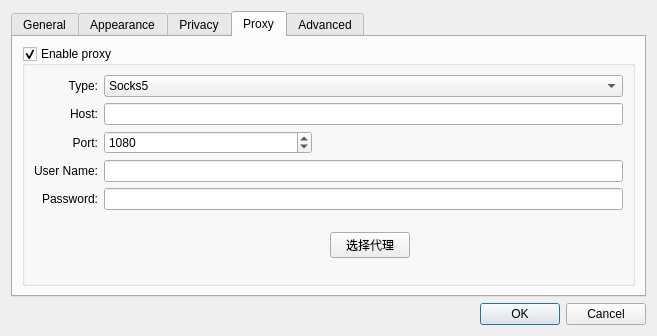
<?xml version="1.0" encoding="UTF-8"?>
<ui version="4.0">
 <class>Settings</class>
 <widget class="QDialog" name="Settings">
  <property name="geometry">
   <rect>
    <x>0</x>
    <y>0</y>
    <width>657</width>
    <height>336</height>
   </rect>
  </property>
  <property name="windowTitle">
   <string>Settings</string>
  </property>
  <layout class="QGridLayout" name="gridLayout">
   <item row="2" column="0">
    <widget class="QDialogButtonBox" name="buttonBox">
     <property name="orientation">
      <enum>Qt::Horizontal</enum>
     </property>
     <property name="standardButtons">
      <set>QDialogButtonBox::Cancel|QDialogButtonBox::Ok</set>
     </property>
    </widget>
   </item>
   <item row="1" column="0">
    <widget class="QTabWidget" name="tabWidget">
     <property name="currentIndex">
      <number>3</number>
     </property>
     <widget class="QWidget" name="tab">
      <attribute name="title">
       <string>General</string>
      </attribute>
      <layout class="QGridLayout" name="gridLayout_4">
       <item row="1" column="2">
        <spacer name="horizontalSpacer">
         <property name="orientation">
          <enum>Qt::Horizontal</enum>
         </property>
         <property name="sizeHint" stdset="0">
          <size>
           <width>280</width>
           <height>18</height>
          </size>
         </property>
        </spacer>
       </item>
       <item row="0" column="0">
        <widget class="QLabel" name="label_3">
         <property name="text">
          <string>Home:</string>
         </property>
         <property name="alignment">
          <set>Qt::AlignRight|Qt::AlignTrailing|Qt::AlignVCenter</set>
         </property>
        </widget>
       </item>
       <item row="0" column="1" colspan="2">
        <widget class="QLineEdit" name="homeLineEdit"/>
       </item>
       <item row="7" column="1" colspan="2">
        <spacer>
         <property name="orientation">
          <enum>Qt::Vertical</enum>
         </property>
         <property name="sizeHint" stdset="0">
          <size>
           <width>391</width>
           <height>262</height>
          </size>
         </property>
        </spacer>
       </item>
       <item row="3" column="0">
        <widget class="QLabel" name="label_7">
         <property name="text">
          <string>Save downloads to:</string>
         </property>
         <property name="alignment">
          <set>Qt::AlignRight|Qt::AlignTrailing|Qt::AlignVCenter</set>
         </property>
        </widget>
       </item>
       <item row="4" column="0">
        <widget class="QLabel" name="label_8">
         <property name="text">
          <string>Open links from applications:</string>
         </property>
         <property name="alignment">
          <set>Qt::AlignRight|Qt::AlignTrailing|Qt::AlignVCenter</set>
         </property>
        </widget>
       </item>
       <item row="6" column="1" colspan="2">
        <widget class="QCheckBox" name="enableScrollAnimator">
         <property name="text">
          <string>Enable Scroll Animator</string>
         </property>
         <property name="checked">
          <bool>true</bool>
         </property>
        </widget>
       </item>
       <item row="4" column="1" colspan="2">
        <widget class="QComboBox" name="openLinksIn">
         <item>
          <property name="text">
           <string>In a tab in the current window</string>
          </property>
         </item>
         <item>
          <property name="text">
           <string>In a new window</string>
          </property>
         </item>
        </widget>
       </item>
       <item row="2" column="1" colspan="2">
        <widget class="QComboBox" name="expireHistory">
         <item>
          <property name="text">
           <string>After one day</string>
          </property>
         </item>
         <item>
          <property name="text">
           <string>After one week</string>
          </property>
         </item>
         <item>
          <property name="text">
           <string>After two weeks</string>
          </property>
         </item>
         <item>
          <property name="text">
           <string>After one month</string>
          </property>
         </item>
         <item>
          <property name="text">
           <string>After one year</string>
          </property>
         </item>
         <item>
          <property name="text">
           <string>Manually</string>
          </property>
         </item>
        </widget>
       </item>
       <item row="2" column="0">
        <widget class="QLabel" name="label_4">
         <property name="text">
          <string>Remove history items:</string>
         </property>
         <property name="alignment">
          <set>Qt::AlignRight|Qt::AlignTrailing|Qt::AlignVCenter</set>
         </property>
        </widget>
       </item>
       <item row="3" column="1" colspan="2">
        <widget class="QLineEdit" name="downloadsLocation"/>
       </item>
       <item row="1" column="1">
        <widget class="QPushButton" name="setHomeToCurrentPageButton">
         <property name="text">
          <string>Set to current page</string>
         </property>
        </widget>
       </item>
       <item row="5" column="0">
        <widget class="QLabel" name="label_17">
         <property name="text">
          <string>Favicon download mode:</string>
         </property>
         <property name="alignment">
          <set>Qt::AlignRight|Qt::AlignTrailing|Qt::AlignVCenter</set>
         </property>
        </widget>
       </item>
       <item row="5" column="1" colspan="2">
        <widget class="QComboBox" name="faviconDownloadMode">
         <property name="currentIndex">
          <number>1</number>
         </property>
         <item>
          <property name="text">
           <string>Disable icons</string>
          </property>
         </item>
         <item>
          <property name="text">
           <string>Enable favicons</string>
          </property>
         </item>
         <item>
          <property name="text">
           <string>Enable favicons and touch icons</string>
          </property>
         </item>
        </widget>
       </item>
      </layout>
     </widget>
     <widget class="QWidget" name="tab_3">
      <attribute name="title">
       <string>Appearance</string>
      </attribute>
      <layout class="QGridLayout" name="gridLayout_3">
       <item row="0" column="0">
        <widget class="QLabel" name="label_5">
         <property name="text">
          <string>Standard font:</string>
         </property>
         <property name="alignment">
          <set>Qt::AlignRight|Qt::AlignTrailing|Qt::AlignVCenter</set>
         </property>
        </widget>
       </item>
       <item row="0" column="1">
        <widget class="QLabel" name="standardLabel">
         <property name="sizePolicy">
          <sizepolicy hsizetype="Expanding" vsizetype="Preferred">
           <horstretch>0</horstretch>
           <verstretch>0</verstretch>
          </sizepolicy>
         </property>
         <property name="frameShape">
          <enum>QFrame::StyledPanel</enum>
         </property>
         <property name="text">
          <string>Times 16</string>
         </property>
         <property name="alignment">
          <set>Qt::AlignCenter</set>
         </property>
        </widget>
       </item>
       <item row="0" column="2">
        <widget class="QPushButton" name="standardFontButton">
         <property name="text">
          <string>Select...</string>
         </property>
        </widget>
       </item>
       <item row="1" column="0">
        <widget class="QLabel" name="label_6">
         <property name="text">
          <string>Fixed-width font:</string>
         </property>
         <property name="alignment">
          <set>Qt::AlignRight|Qt::AlignTrailing|Qt::AlignVCenter</set>
         </property>
        </widget>
       </item>
       <item row="1" column="1">
        <widget class="QLabel" name="fixedLabel">
         <property name="frameShape">
          <enum>QFrame::StyledPanel</enum>
         </property>
         <property name="text">
          <string>Courier 13</string>
         </property>
         <property name="alignment">
          <set>Qt::AlignCenter</set>
         </property>
        </widget>
       </item>
       <item row="1" column="2">
        <widget class="QPushButton" name="fixedFontButton">
         <property name="text">
          <string>Select...</string>
         </property>
        </widget>
       </item>
       <item row="2" column="1">
        <spacer name="verticalSpacer">
         <property name="orientation">
          <enum>Qt::Vertical</enum>
         </property>
         <property name="sizeHint" stdset="0">
          <size>
           <width>20</width>
           <height>93</height>
          </size>
         </property>
        </spacer>
       </item>
      </layout>
     </widget>
     <widget class="QWidget" name="tab_2">
      <attribute name="title">
       <string>Privacy</string>
      </attribute>
      <layout class="QVBoxLayout" name="verticalLayout_3">
       <item>
        <widget class="QGroupBox" name="groupBox">
         <property name="title">
          <string>Web Content</string>
         </property>
         <layout class="QVBoxLayout" name="verticalLayout_2">
          <item>
           <widget class="QCheckBox" name="enablePlugins">
            <property name="text">
             <string>Enable Plugins</string>
            </property>
            <property name="checked">
             <bool>true</bool>
            </property>
           </widget>
          </item>
          <item>
           <widget class="QCheckBox" name="enableJavascript">
            <property name="text">
             <string>Enable Javascript</string>
            </property>
            <property name="checked">
             <bool>true</bool>
            </property>
           </widget>
          </item>
         </layout>
        </widget>
       </item>
       <item>
        <widget class="QGroupBox" name="cookiesGroupBox">
         <property name="title">
          <string>Cookies</string>
         </property>
         <layout class="QGridLayout">
          <property name="leftMargin">
           <number>9</number>
          </property>
          <item row="0" column="0">
           <widget class="QLabel" name="label_2">
            <property name="text">
             <string>Persistent Cookie Policy</string>
            </property>
            <property name="alignment">
             <set>Qt::AlignRight|Qt::AlignTrailing|Qt::AlignVCenter</set>
            </property>
           </widget>
          </item>
          <item row="0" column="1">
           <widget class="QComboBox" name="sessionCookiesCombo">
            <item>
             <property name="text">
              <string>Treat all cookies as session cookies</string>
             </property>
            </item>
            <item>
             <property name="text">
              <string>Allow persistent cookies</string>
             </property>
            </item>
            <item>
             <property name="text">
              <string>Treat all cookies as persistent cookies</string>
             </property>
            </item>
           </widget>
          </item>
          <item row="1" column="0">
           <widget class="QLabel" name="label">
            <property name="text">
             <string>Persistent Data Path:</string>
            </property>
            <property name="alignment">
             <set>Qt::AlignRight|Qt::AlignTrailing|Qt::AlignVCenter</set>
            </property>
           </widget>
          </item>
          <item row="1" column="1">
           <widget class="QLineEdit" name="persistentDataPath"/>
          </item>
         </layout>
        </widget>
       </item>
       <item>
        <spacer name="verticalSpacer_4">
         <property name="orientation">
          <enum>Qt::Vertical</enum>
         </property>
         <property name="sizeHint" stdset="0">
          <size>
           <width>20</width>
           <height>40</height>
          </size>
         </property>
        </spacer>
       </item>
      </layout>
     </widget>
     <widget class="QWidget" name="tab_4">
      <attribute name="title">
       <string>Proxy</string>
      </attribute>
      <layout class="QVBoxLayout" name="verticalLayout">
       <item>
        <widget class="QGroupBox" name="proxySupport">
         <property name="title">
          <string>Enable proxy</string>
         </property>
         <property name="checkable">
          <bool>true</bool>
         </property>
         <layout class="QGridLayout" name="gridLayout_6">
          <item row="2" column="1">
           <widget class="QSpinBox" name="proxyPort">
            <property name="maximum">
             <number>10000</number>
            </property>
            <property name="value">
             <number>1080</number>
            </property>
           </widget>
          </item>
          <item row="1" column="0">
           <widget class="QLabel" name="label_10">
            <property name="text">
             <string>Host:</string>
            </property>
            <property name="alignment">
             <set>Qt::AlignRight|Qt::AlignTrailing|Qt::AlignVCenter</set>
            </property>
           </widget>
          </item>
          <item row="0" column="0">
           <widget class="QLabel" name="label_9">
            <property name="text">
             <string>Type:</string>
            </property>
            <property name="alignment">
             <set>Qt::AlignRight|Qt::AlignTrailing|Qt::AlignVCenter</set>
            </property>
           </widget>
          </item>
          <item row="0" column="1" colspan="4">
           <widget class="QComboBox" name="proxyType">
            <item>
             <property name="text">
              <string>Socks5</string>
             </property>
            </item>
            <item>
             <property name="text">
              <string>Http</string>
             </property>
            </item>
           </widget>
          </item>
          <item row="1" column="1" colspan="4">
           <widget class="QLineEdit" name="proxyHostName"/>
          </item>
          <item row="2" column="0">
           <widget class="QLabel" name="label_11">
            <property name="text">
             <string>Port:</string>
            </property>
            <property name="alignment">
             <set>Qt::AlignRight|Qt::AlignTrailing|Qt::AlignVCenter</set>
            </property>
           </widget>
          </item>
          <item row="6" column="1">
           <spacer name="horizontalSpacer_3">
            <property name="orientation">
             <enum>Qt::Horizontal</enum>
            </property>
            <property name="sizeHint" stdset="0">
             <size>
              <width>40</width>
              <height>20</height>
             </size>
            </property>
           </spacer>
          </item>
          <item row="2" column="4">
           <spacer name="horizontalSpacer_2">
            <property name="orientation">
             <enum>Qt::Horizontal</enum>
            </property>
            <property name="sizeHint" stdset="0">
             <size>
              <width>293</width>
              <height>20</height>
             </size>
            </property>
           </spacer>
          </item>
          <item row="3" column="0">
           <widget class="QLabel" name="label_12">
            <property name="text">
             <string>User Name:</string>
            </property>
            <property name="alignment">
             <set>Qt::AlignRight|Qt::AlignTrailing|Qt::AlignVCenter</set>
            </property>
           </widget>
          </item>
          <item row="3" column="1" colspan="4">
           <widget class="QLineEdit" name="proxyUserName"/>
          </item>
          <item row="4" column="0">
           <widget class="QLabel" name="label_13">
            <property name="text">
             <string>Password:</string>
            </property>
            <property name="alignment">
             <set>Qt::AlignRight|Qt::AlignTrailing|Qt::AlignVCenter</set>
            </property>
           </widget>
          </item>
          <item row="4" column="1" colspan="4">
           <widget class="QLineEdit" name="proxyPassword">
            <property name="echoMode">
             <enum>QLineEdit::Password</enum>
            </property>
           </widget>
          </item>
          <item row="6" column="0">
           <spacer name="verticalSpacer_2">
            <property name="orientation">
             <enum>Qt::Vertical</enum>
            </property>
            <property name="sizeHint" stdset="0">
             <size>
              <width>20</width>
              <height>8</height>
             </size>
            </property>
           </spacer>
          </item>
          <item row="6" column="4">
           <widget class="QPushButton" name="btn_sel_proxy_">
            <property name="sizePolicy">
             <sizepolicy hsizetype="Fixed" vsizetype="Fixed">
              <horstretch>0</horstretch>
              <verstretch>0</verstretch>
             </sizepolicy>
            </property>
            <property name="text">
             <string>选择代理</string>
            </property>
           </widget>
          </item>
         </layout>
        </widget>
       </item>
      </layout>
     </widget>
     <widget class="QWidget" name="tab_5">
      <attribute name="title">
       <string>Advanced</string>
      </attribute>
      <layout class="QGridLayout" name="gridLayout_2">
       <item row="0" column="0">
        <widget class="QLabel" name="label_15">
         <property name="text">
          <string>HTTP User-Agent:</string>
         </property>
        </widget>
       </item>
       <item row="0" column="1">
        <widget class="QLineEdit" name="httpUserAgent"/>
       </item>
       <item row="1" column="0">
        <widget class="QLabel" name="label_16">
         <property name="text">
          <string>HTTP Accept-&amp;Language:</string>
         </property>
         <property name="buddy">
          <cstring>httpAcceptLanguage</cstring>
         </property>
        </widget>
       </item>
       <item row="1" column="1">
        <widget class="QLineEdit" name="httpAcceptLanguage"/>
       </item>
       <item row="2" column="0">
        <widget class="QLabel" name="label_14">
         <property name="text">
          <string>Style Sheet:</string>
         </property>
        </widget>
       </item>
       <item row="2" column="1">
        <widget class="QTextEdit" name="userStyleSheet"/>
       </item>
       <item row="3" column="1">
        <spacer name="verticalSpacer_3">
         <property name="orientation">
          <enum>Qt::Vertical</enum>
         </property>
         <property name="sizeHint" stdset="0">
          <size>
           <width>20</width>
           <height>176</height>
          </size>
         </property>
        </spacer>
       </item>
      </layout>
     </widget>
    </widget>
   </item>
  </layout>
 </widget>
 <resources/>
 <connections>
  <connection>
   <sender>buttonBox</sender>
   <signal>accepted()</signal>
   <receiver>Settings</receiver>
   <slot>accept()</slot>
   <hints>
    <hint type="sourcelabel">
     <x>248</x>
     <y>254</y>
    </hint>
    <hint type="destinationlabel">
     <x>157</x>
     <y>274</y>
    </hint>
   </hints>
  </connection>
  <connection>
   <sender>buttonBox</sender>
   <signal>rejected()</signal>
   <receiver>Settings</receiver>
   <slot>reject()</slot>
   <hints>
    <hint type="sourcelabel">
     <x>316</x>
     <y>260</y>
    </hint>
    <hint type="destinationlabel">
     <x>286</x>
     <y>274</y>
    </hint>
   </hints>
  </connection>
 </connections>
</ui>
